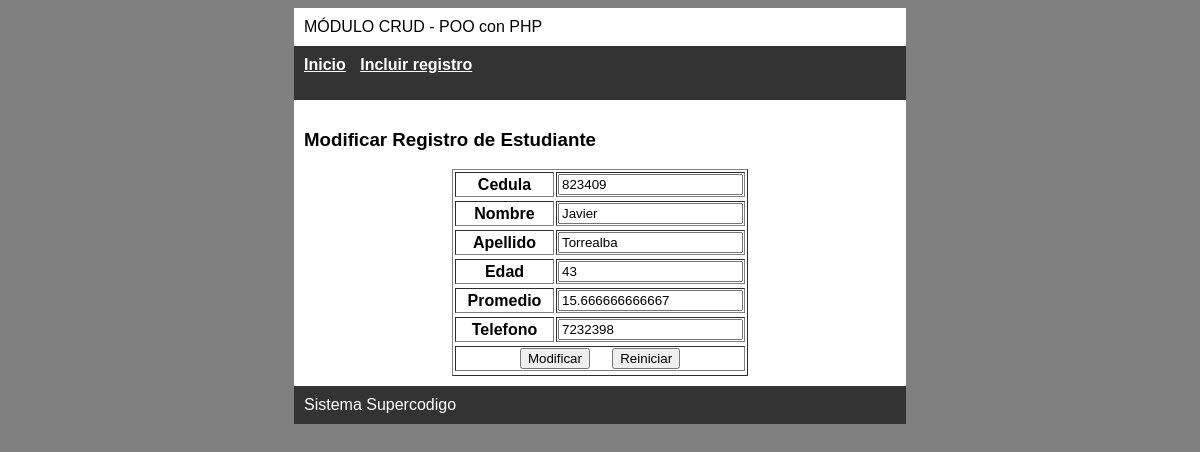
The page /?cargar=mod&id=18 on the database its author committed.
### tables this page shows
CREATE TABLE `estudiantes` (
  `id` int(11) NOT NULL,
  `cedula` int(11) NOT NULL,
  `nombre` varchar(20) NOT NULL,
  `apellido` varchar(20) NOT NULL,
  `telefono` int(15) NOT NULL,
  `edad` int(2) NOT NULL,
  `promedio` double NOT NULL,
  `fecha` datetime NOT NULL
);

### clases/Conexion.php (called while the page is built, shortened)
<?php
	class Conexion{
		public $enlace;
		public function __construct(){
			$this->host = 'localhost';
			$this->user	= 'root';
			$this->pass = '';
			$this->bd = 'crud_poo';
			$this->enlace = mysqli_connect($this->host, $this->user, $this->pass, $this->bd) or die('Error de conexi&oacute;n a la base de datos debido a: '.mysqli_error());
		}
		public function consultaRetorno($sql){
			$consulta = mysqli_query($this->enlace, $sql) or die ('No se pudo enlazar con la tabla debido a: '.mysqli_error());
			return $consulta;
		}
	}
?>

### modulos/Controlador.php (called while the page is built, shortened)
<?php
include_once('clases/Estudiantes.php');
class controladorEstudiantes{
	private $estudiante;
	public function __construct(){
		$this->estudiante = new Estudiantes();
	}
	public function ver($campo, $valor){
		$this->estudiante->set($campo,$valor);
		$resultado = $this->estudiante->verRegistro();
		return $resultado;
	}
}
?>

### clases/Estudiantes.php (called while the page is built, shortened)
<?php
include_once ('Conexion.php');
	class Estudiantes{
		private $id;
		private $con;
		public function __construct(){
			$this->con = new Conexion();
		}
		public function verRegistro(){
			$sql = "SELECT * FROM `estudiantes` WHERE `id` = '{$this->id}' LIMIT 1";
			$sqlVer = $this->con->consultaRetorno($sql);
			$num = mysqli_num_rows($sqlVer);
			$row = mysqli_fetch_assoc($sqlVer);
			$this->id = $row['id'];
			return $row;
		}
	}
?>

### vistas/mod.php (the view, shortened to what this page needs)
<?php
echo '<h3>Modificar Registro de Estudiante</h3>';
	if(isset($_GET['id'])){
		$controlador = new controladorEstudiantes();
		$row = $controlador -> ver("id", $_GET['id']);
		if(isset($row)){
			echo '<form action="" method="post" id="tabla50">';
			echo '<table border="1">';
			echo '<tr><th width="50%">Cedula</ht><td><input type ="number" name = "cedula" value = "'.$row['cedula'].'" required="required"></td><tr>';
			echo '<tr><th>Nombre</ht><td><input type ="text" name = "nombre" value = "'.$row['nombre'].'" required="required"></td><tr>';
			echo '<tr><th>Apellido</ht><td><input type ="text" name = "apellido" value="'.$row['apellido'].'" required="required"></td><tr>';
			echo '<tr><th>Edad</ht><td><input type ="text" name="edad" value="'.$row['edad'].'" required="required"></td><tr>';
			echo '<tr><th>Promedio</ht><td><input type ="number" name="promedio" value="'.$row['promedio'].'" required="required"></td><tr>';
			echo '<tr><th>Telefono</ht><td><input type ="number" name="telefono" value="'.$row['telefono'].'" required="required"></td><tr>';
			echo '<tr align="center"><td colspan="2"><button type="submit" name="modificar">Modificar</button>&nbsp;&nbsp;&nbsp;&nbsp;&nbsp;<button type="reset" name="reiniciar">Reiniciar</button></td><tr>';
			echo '</table>';
			echo '</form>';
		}else{
			header('Location: index.php?res=4');
		}
	}else{
		header('Location: index.php?res=2');
	}
?>

### css/estilo.css (style rules this page uses)
body { background: gray; font-family: Helvetica; }
table { width: 100%; color: black; }
#tabla50 { width: 50%; margin: 0 auto; }
#tabla50 td { width: 50%; }

### rows shown on the page
estudiantes: cedula "823409", nombre "Javier", apellido "Torrealba", edad "43", promedio "15.666666666667", telefono "7232398"
